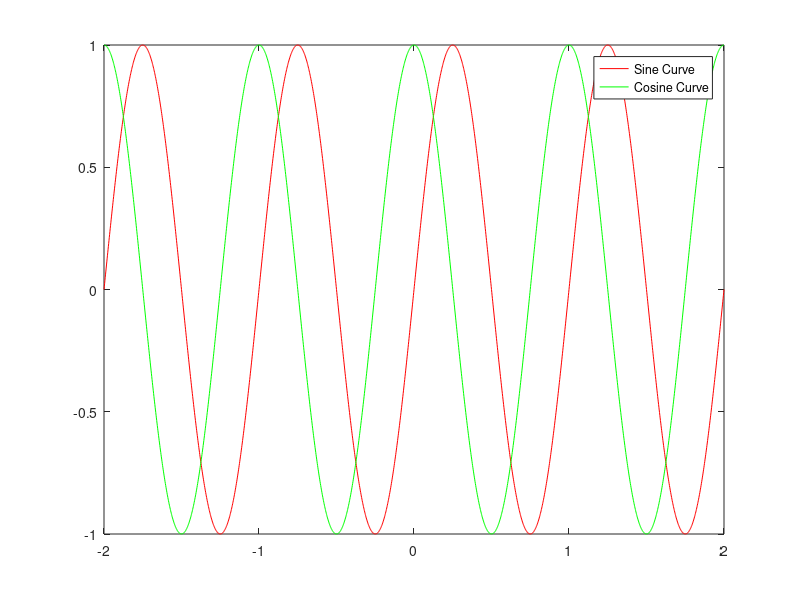

The MATLAB source for this figure:
t = -2:0.002:2 ;
y1 = sin( 2 *pi *t);
y2 = cos( 2*pi* t);
plot( t, y1, 'r-', t, y2, 'g-');
legend('Sine Curve', 'Cosine Curve')